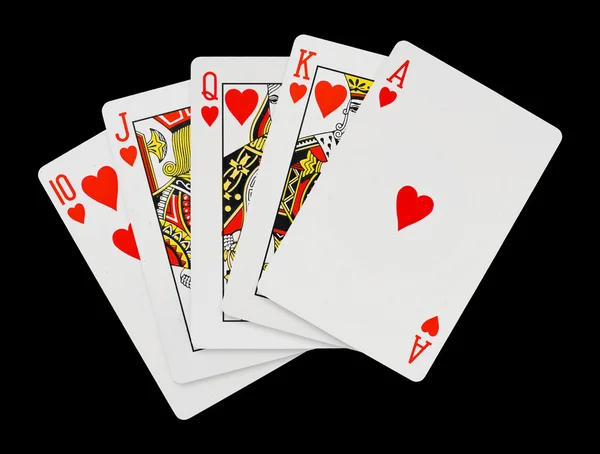
#> input picture data/cards.jpg, 600 x 454 px
$ python warping.py
#> lines starting #> are read from the running program, lines starting #| are printed output that depends on the picture
import cv2 as cv
import numpy as np

img = cv.imread("data/cards.jpg")
#> img is the input picture: shape (454, 600, 3); mean B, G, R 92.7, 95.9, 103.1

width,hight = 250,350

points1 = np.float32([[401,41],[561,132],[258,288],[420,380]])
points2 = np.float32([[0,0],[width,0],[0,hight],[width,hight]])

matrix = cv.getPerspectiveTransform(points1,points2)
imgout = cv.warpPerspective(img,matrix,(width,hight))
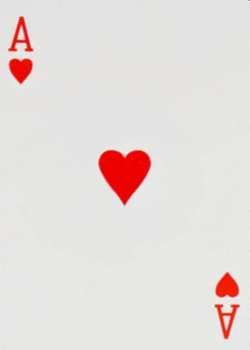
#> imgout: shape (350, 250, 3); mean B, G, R 219.6, 221.7, 230

cv.imshow("img",img)
cv.imshow("out",imgout)
cv.waitKey(0)
cv.destroyAllWindows()
